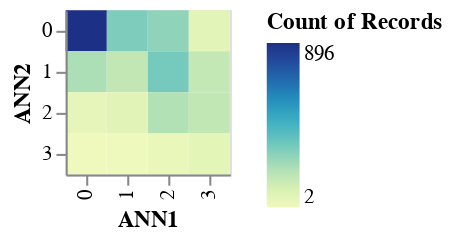

Notebook code for this chart:
### Code cell
alt.Chart(df).mark_rect().encode(
    x='ANN1:O',
    y='ANN2:O',
    color='count()'
)

### Figure 1 — Vega-Lite specification as saved in the notebook (floating-point values rounded to 4 significant figures; data arrays with more than 128 entries replaced by an {"elided": "..."} marker saying what was removed)
{"config": {"view": {"continuousWidth": 400, "continuousHeight": 300}}, "data": {"name": "data-476d874f077212b3076d6075491084ae"}, "mark": "rect", "encoding": {"color": {"aggregate": "count", "type": "quantitative"}, "x": {"field": "ANN1", "type": "ordinal"}, "y": {"field": "ANN2", "type": "ordinal"}}, "$schema": "https://vega.github.io/schema/vega-lite/v4.17.0.json", "datasets": {"data-476d874f077212b3076d6075491084ae": {"elided": "2992 records"}}}
